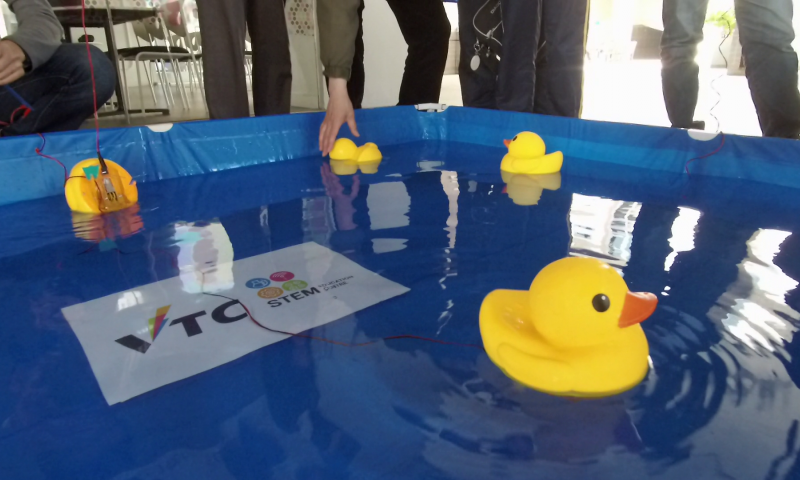
#> input picture Examples/duck.png, 800 x 480 px
$ python 2-9_canny.py
#> lines starting #> are read from the running program, lines starting #| are printed output that depends on the picture
import cv2
import numpy as np

img = cv2.imread('duck.png')
#> img is the input picture: shape (480, 800, 3); mean B, G, R 115.4, 96.9, 82.2
img = cv2.GaussianBlur(img, (3, 3), 0)

canny = cv2.Canny(img, 30, 100)
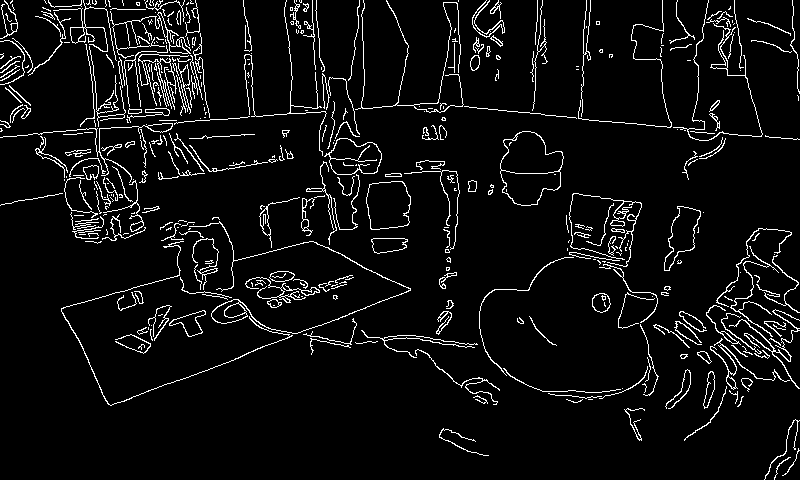
#> canny: shape (480, 800); 5.8% white in thin lines or dots

cv2.imshow('Canny', canny)
cv2.waitKey(0)
cv2.destroyAllWindows()
